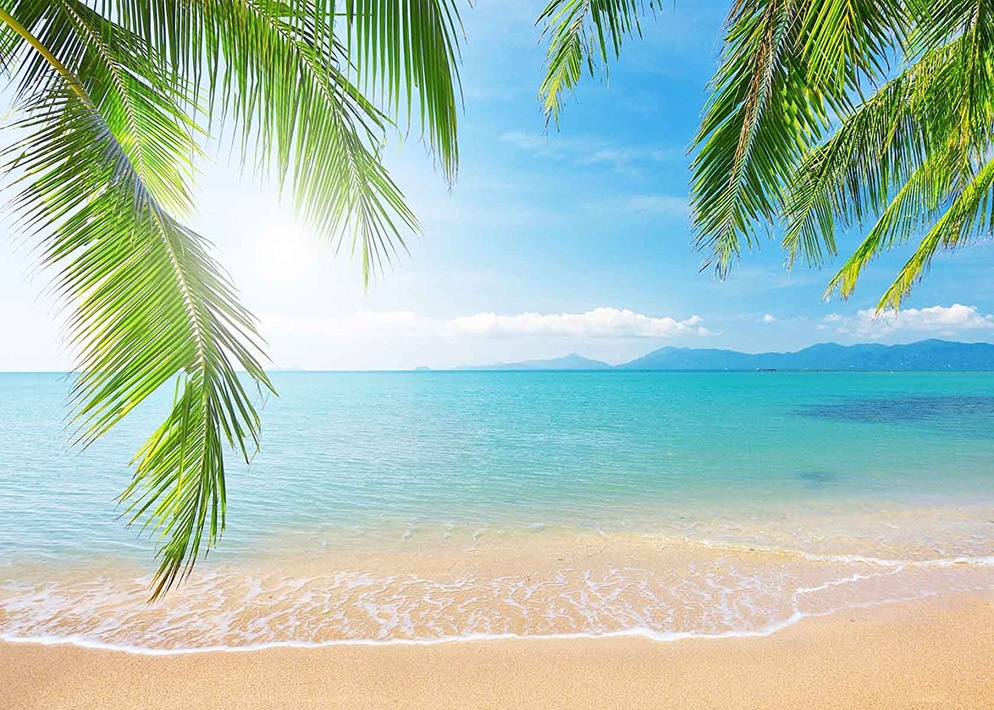
#> input picture Pictures/Beach1_original_1500x1071.jpg, 994 x 710 px, shrunk from 1500 x 1071 before the run
$ python -i neural_network_helper.py   (imports and definitions only)
#> lines starting #> are read from the running program, lines starting #| are printed output that depends on the picture
### basic_agent_helper_functions.py
from PIL import Image, ImageOps
import random
import math
import operator
from PIL import Image

training_data = []
# Takes Image object and returns a 2d list of RGB values as tuples in the lists
def image_to_2d_array(im):
    w = im.size[0]
    h = im.size[1]

    arr = list(im.getdata())

    return [arr[i:i + w] for i in range(0, len(arr), w)]


# takes 2d list of RGB tuples and performs a k means clustering on them
# Returns the k clustered_colors that it found in the clustering
# k is the number of clusters, im is the image as a 2d list of rgb tuples
# and num attempts is how many attempts it should make to find the best clusters
# [76 lines left out: functions k_means_clustering_on_img, left_gray_right_colored, not called in this run]


def euclidean_distance(start, end):
    return math.sqrt(sum([(a - b) ** 2 for a, b in zip(start, end)]))


# [4 lines left out: function mean_point, not called in this run]


def variance(lst):
    mean = sum(lst)/len(lst)
    return sum((i - mean) ** 2 for i in lst) / len(lst)


def get_distance_vector(center, cluster):
    return [euclidean_distance(center, x) for x in cluster]


# [87 lines left out: functions get_closest, get_closest_index, initialize_training_data, six_similar_on_right_half, not called in this run]

### neural_network_helper.py
import math
import numpy as np
from basic_agent_helper_functions import *


# [12 lines left out: function get_html_5_colors, not called in this run]

# [5 lines of commented-out code are left out]

def error(output, answer):
    return [x - y ** 2 for x,y in zip(output, answer)]

# [5 lines left out: function sigmoid, not called in this run]


#assuming x is already been through the sigmoid function
def dsigmoid(x):
    return x * (1 - x)

# [10 lines left out: functions na, drelu, not called in this run]

def relu(x):
    return max([0, x])


def create_training_data(im):
    X_train = []
    y_train = []
    im_as_array = image_to_2d_array(im)

    im_gray = im.convert("L")
    im_gray_as_array = image_to_2d_array(im_gray)

    im = im.convert("L")
    im = im.convert("RGB")

    colors = get_html_5_colors()

    w = im.size[0]
    h = im.size[1]

    for y in range(h):
        row = im_as_array[y]
        for x in range(int(round(w/2)), w):
            print("\rWorking on (" + str(x) + ", " + str(y) + ")", end='')
            current = row[x]
            ncolor = get_closest_index(colors, current)
            im.putpixel((x, y), colors[ncolor])

            temp = []
            try:
                for y2 in range(y-1,y+2):
                    for x2 in range(x-1,x+2):
                        temp.append(im_gray_as_array[y2][x2])
                y_train.append(colors[ncolor])
                X_train.append(temp)
            except IndexError:
                pass
    return im, X_train, y_train


# [18 lines left out: functions cap_output, create_df_list, not called in this run]
# [6 lines of commented-out code are left out]

>>> import cv2
>>> picture = cv2.imread('Pictures/Beach1_original_1500x1071.jpg', cv2.IMREAD_GRAYSCALE)
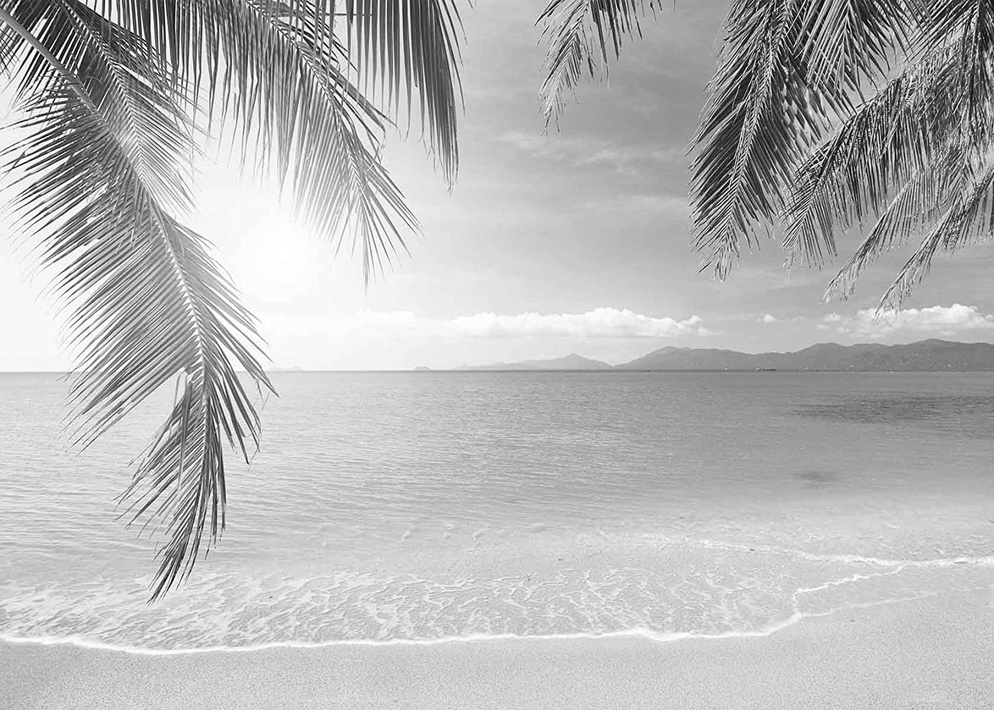
#> picture: shape (710, 994); min 0, max 255, mean 183.9
#> (the run stopped early here; a loop or call above may not have finished)

$ run again, on Pictures/Beach1_original_500x333.jpg
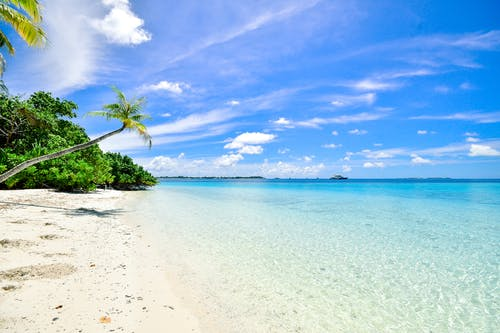
#> input picture Pictures/Beach1_original_500x333.jpg, 500 x 333 px
#> `picture = cv2.imread('Pictures/Beach1_original_1500x1071.jpg', cv2.IMR..`:
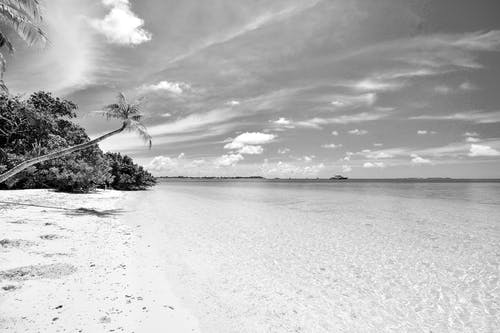
#> picture: shape (333, 500); min 0, max 255, mean 183.7
